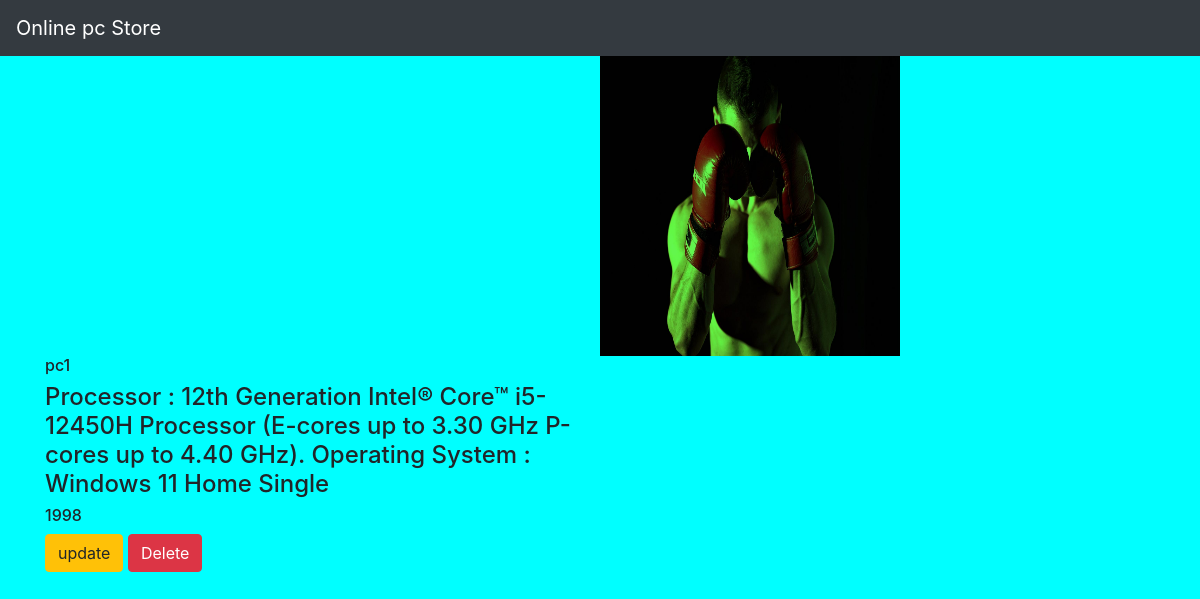
Screenshot of /mypc/8/ with the database file from the repository.
### mypcapp/models.py (models this page shows, shortened)
class Mypc(models.Model):
    name=models.CharField(max_length=250)
    desc=models.TextField()
    year=models.IntegerField()
    img=models.ImageField(upload_to='gallery')

### mypcapp/views.py (the view)
# urls.py: path('mypc/<int:mypc_id>/',views.detail,name='detail'),
def detail(request,mypc_id):
    mypc=Mypc.objects.get(id=mypc_id)
    return render(request,"detail.html",{'mypc':mypc})

### templates/detail.html
{% extends 'base.html' %}
{% block body %}
<div class="container">
    <div class="row">
        <div class="col-md-6"></div>
            <img src="{{mypc.img.url}}" width="300" height="300">
 <div class="col-md-6">
     <h6>{{mypc.name}}</h6>
     <h4>{{mypc.desc}}</h4>
     <h6>{{mypc.year}}</h6>
     <a class="btn btn-warning" href="{% url 'mypcapp:update' mypc.id %}">update</a>
     <a class="btn btn-danger" href="{% url 'mypcapp:delete' mypc.id %}">Delete</a>
 </div>
   </div>
</div>
{% endblock %}

### static/style.css (style rules this page uses)
body { background-color:aqua; }

### rows the page displays
Mypc: img (picture), name "pc1", desc "Processor : 12th Generation Intel® Core™ i5-12450H Processor (E-cores up to 3.30 GHz P-cores up to 4.40 GHz). Operating System : Windows 11 Home Single", year "1998"
